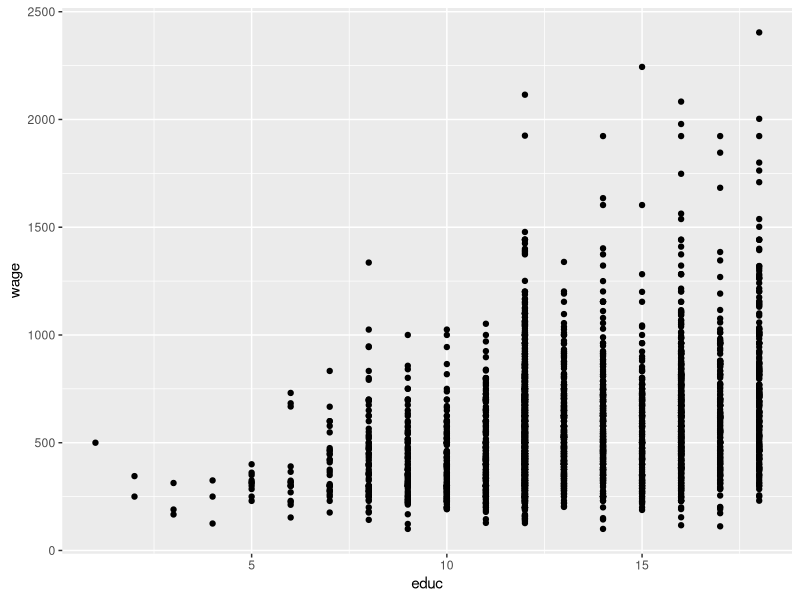

Write the R code that produced this figure.
## ---- chunk 1
knitr::knit_hooks$set(purl = knitr::hook_purl)
knitr::opts_chunk$set(echo = TRUE)
## ---- chunk 2
library(tidyverse)
card <- read_csv("card.csv")
## ---- chunk 3
summary(card)
## ---- chunk 4
ggplot(data=card, aes(x=educ, y=wage)) + geom_point()
## ---- chunk 5
educ.mod.1 <- lm(wage ~ educ, data=card)
summary(educ.mod.1)
## ---- chunk 6
educ.mod.2 <- lm(wage ~ educ + exper, data=card)
summary(educ.mod.2)
## ---- chunk 7
educ.mod.3 <- lm(wage ~ educ + exper + IQ + KWW, data=card)
summary(educ.mod.3)
## ---- chunk 8
educ.mod.4 <- lm(wage ~ educ + exper + IQ + KWW + motheduc + fatheduc + libcrd14, data=card)
summary(educ.mod.4)
